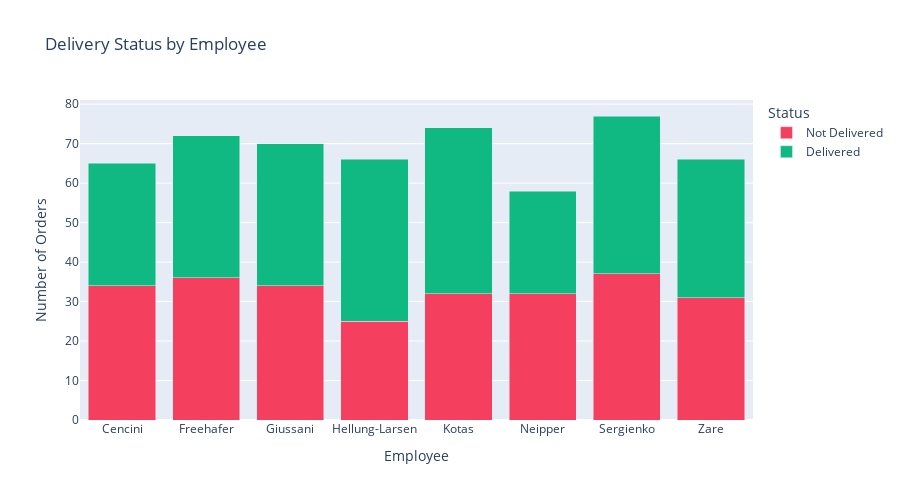

Notebook code for this chart:
### Markdown cell above
## 4. Detailed Delivery Analysis
Analysis of delivery efficiency by Employee and Country.

### Code cell
# Delivery Status Analysis
if 'df' in locals():
    # 1. Delivery Status by Employee
    # Group by LastName and DeliveredFlag
    emp_delivery = df.groupby(['LastName', 'DeliveredFlag']).size().reset_index(name='Count')
    # Map flag to text
    emp_delivery['Status'] = emp_delivery['DeliveredFlag'].map({1: 'Delivered', 0: 'Not Delivered'})
    
    fig_emp = px.bar(emp_delivery, x='LastName', y='Count', color='Status', color_discrete_map={'Delivered': '#10b981', 'Not Delivered': '#f43f5e'}, 
                     title='Delivery Status by Employee', 
                     labels={'LastName': 'Employee', 'Count': 'Number of Orders'},
                     barmode='stack')
    
    # 2. Delivery Status by Country (Customer Country)
    # Note: Using Country_x based on previous cells (Customer Country)
    country_delivery = df.groupby(['Country_x', 'DeliveredFlag']).size().reset_index(name='Count')
    country_delivery['Status'] = country_delivery['DeliveredFlag'].map({1: 'Delivered', 0: 'Not Delivered'})
    
    fig_country = px.bar(country_delivery, x='Country_x', y='Count', color='Status', color_discrete_map={'Delivered': '#10b981', 'Not Delivered': '#f43f5e'}, 
                         title='Delivery Status by Country', 
                         labels={'Country_x': 'Country', 'Count': 'Number of Orders'},
                         barmode='stack')
    
    # Display figures
    fig_emp.update_layout(height=500)
    fig_country.update_layout(height=500)
    
    try:
        fig_emp.show()
        fig_country.show()
        fig_emp.write_html("../figures/delivery_by_employee.html")
        fig_country.write_html("../figures/delivery_by_country.html")
    except Exception as e:
        print(f"Error displaying/saving plot: {e}")

### Figure 1 — Plotly figure (JSON) as saved in the notebook; plotly's stock layout.template omitted (floating-point values rounded to 4 significant figures)
{"data": [{"hovertemplate": "Status=Not Delivered<br>Employee=%{x}<br>Number of Orders=%{y}<extra></extra>", "legendgroup": "Not Delivered", "marker": {"color": "#f43f5e", "pattern": {"shape": ""}}, "name": "Not Delivered", "orientation": "v", "showlegend": true, "textposition": "auto", "type": "bar", "x": ["Cencini", "Freehafer", "Giussani", "Hellung-Larsen", "Kotas", "Neipper", "Sergienko", "Zare"], "xaxis": "x", "y": [34, 36, 34, 25, 32, 32, 37, 31], "yaxis": "y"}, {"hovertemplate": "Status=Delivered<br>Employee=%{x}<br>Number of Orders=%{y}<extra></extra>", "legendgroup": "Delivered", "marker": {"color": "#10b981", "pattern": {"shape": ""}}, "name": "Delivered", "orientation": "v", "showlegend": true, "textposition": "auto", "type": "bar", "x": ["Cencini", "Freehafer", "Giussani", "Hellung-Larsen", "Kotas", "Neipper", "Sergienko", "Zare"], "xaxis": "x", "y": [31, 36, 36, 41, 42, 26, 40, 35], "yaxis": "y"}], "layout": {"barmode": "stack", "height": 500, "legend": {"title": {"text": "Status"}, "tracegroupgap": 0}, "title": {"text": "Delivery Status by Employee"}, "xaxis": {"anchor": "y", "domain": [0, 1], "title": {"text": "Employee"}}, "yaxis": {"anchor": "x", "domain": [0, 1], "title": {"text": "Number of Orders"}}}}
